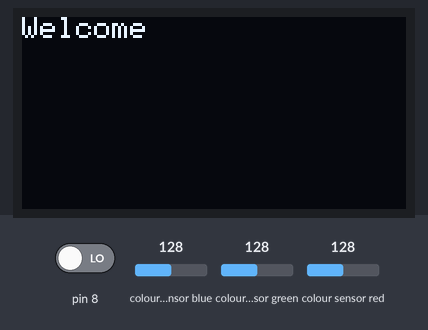
The sketch below on a simulated Arduino Uno, built with avr-gcc and run on an emulated ATmega328P. Parts: 128×64 one-colour display. The inputs (shaded band) are chosen by the test bench; at power-on: pin 8 LOW, colour sensor blue 128, colour sensor green 128, colour sensor red 128. What the sketch prints to the serial monitor is not drawn.

Above: at 0.1 s.
At 22.86 s:
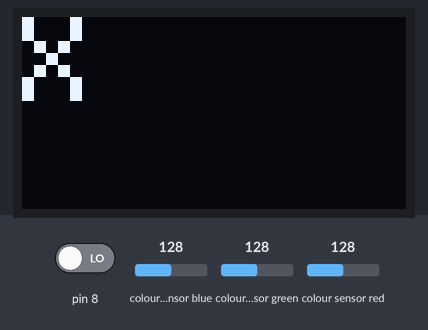

The sketch:

loop_anf_for_display.ino
```cpp
#include <Wire.h>
#include "Adafruit_TCS34725.h"
Adafruit_TCS34725 tcs = Adafruit_TCS34725(TCS34725_INTEGRATIONTIME_50MS, TCS34725_GAIN_4X);
#include <Adafruit_SSD1306.h>
#include <Adafruit_GFX.h>
#define OLED_ADDR   0x3C
Adafruit_SSD1306 display(-1);
#if (SSD1306_LCDHEIGHT != 64)
#error("Height incorrect, please fix Adafruit_SSD1306.h!");
#endif
void setup(void) {
  Serial.begin(9600);
  // initialize and clear display
  display.begin(SSD1306_SWITCHCAPVCC, OLED_ADDR);
  display.clearDisplay();
  display.print("Welcome");
  display.display();
  delay(5000);
  display.clearDisplay();
  Serial.println("Color detection Project");
  if (tcs.begin()) {
  Serial.println("Searching Sensor...");
    }
   else {    Serial.print("Buffering");
    delay(1000);
    Serial.println("..");
    Serial.println("Check your wire");
    while(1){
      Serial.println("Try again");
      delay(5000);
    }
  }

  // display a pixel in each corner of the screen
}
void loop() {
  int stackR[5],stackG[5],stackB[5];
  int sumB=0,sumG=0,sumR=0;
  int avgR=0,avgG=0,avgB=0;
  int R=0,G=0,B=0;
  // put your main code here, to run repeatedly:
  float r,g,b;
  display.clearDisplay();
  display.setTextSize(1);
  display.setTextColor(WHITE);
  display.setCursor(1,1);  //49 colum, 1 row

  tcs.setInterrupt(true);
  for(int i=1;i<6;i++){
  Serial.print(i);
  delay(3000);
  tcs.setInterrupt(false);      // turn on LED ==false *** turn off LED== true
  delay(60);
  tcs.getRGB(&r, &g, &b);
  tcs.setInterrupt(true);// change to act like photo flash
  stackR[i]=r;
  stackG[i]=g;
  stackB[i]=b;
  Serial.print("\tR:\t");
  Serial.print(stackR[i]);
  Serial.print("\tG:\t");
  Serial.print(stackG[i]);
  Serial.print("\tB:\t");
  Serial.print(stackB[i]);
  Serial.println("");
}
for(int i=1;i<6;i++){
  sumR=sumR+stackR[i];
  sumG=sumG+stackG[i];
  sumB=sumB+stackB[i];
}
avgR=sumR/5;
avgG=sumG/5;
avgB=sumB/5;
Serial.print("Average of R: ");
Serial.print(avgR);
Serial.print("     ");
Serial.print("Average of G: ");
Serial.print(avgG);
Serial.print("     ");
Serial.print("Average of B: ");
Serial.println(avgB);
R=avgR;
G=avgG;
B=avgB;
Serial.println("**********");
Serial.print("rgb(");
Serial.print(R);
Serial.print(",");
Serial.print(G);
Serial.print(",");
Serial.print(B);
Serial.println(")");
Serial.println("**********");
delay(2000);
display.clearDisplay();
if((R>170) && (G>20) && (B>20)&&(R<240) && (G<55) && (B<55)){
//  Serial.println("Red");
display.print("Red");
    }
  else if((R>20) && (G>50) && (B>120)&&(R<50) && (G<90) && (B<190)){
//  Serial.println("Blue");
//void greenfun(void);
  display.print("Blue");
  }
  else  if((R>110) && (G>70) && (B>20) && (R<130) && (G<100) && (B<50)){
//    Serial.println("Yellow");
//  void  greenfun(void);  //49 colum, 1 row
  display.print("Yellow");
    }
   else  if((R>50) && (G>120) && (B>40) && (R<70) && (G<155) && (B<70)){
//  Serial.println("Green");
//  void greenfun(void);
  display.print("Green");
   }
  else{
    display.clearDisplay();
    for(int i=0;i<120;i=i+20){
    for(int j=0;j<64;j=j+25){
    display.setCursor(i,j);
     display.setTextSize(4);
     display.print("X"); //@,#,X
     display.display();
    }
  }
  }
  display.display();
  delay(5000);
}
```

Measured:
- by itself, everything shown: repeats every 23.1 s, in 3 steps
